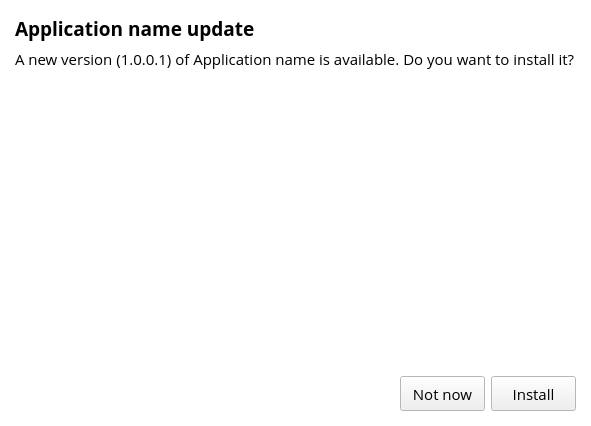
<?xml version="1.0" encoding="UTF-8"?>
<ui version="4.0">
 <class>UpdateWindow</class>
 <widget class="QMainWindow" name="UpdateWindow">
  <property name="geometry">
   <rect>
    <x>0</x>
    <y>0</y>
    <width>591</width>
    <height>426</height>
   </rect>
  </property>
  <property name="palette">
   <palette>
    <active>
     <colorrole role="Base">
      <brush brushstyle="SolidPattern">
       <color alpha="255">
        <red>255</red>
        <green>255</green>
        <blue>255</blue>
       </color>
      </brush>
     </colorrole>
     <colorrole role="Window">
      <brush brushstyle="SolidPattern">
       <color alpha="255">
        <red>255</red>
        <green>255</green>
        <blue>255</blue>
       </color>
      </brush>
     </colorrole>
    </active>
    <inactive>
     <colorrole role="Base">
      <brush brushstyle="SolidPattern">
       <color alpha="255">
        <red>255</red>
        <green>255</green>
        <blue>255</blue>
       </color>
      </brush>
     </colorrole>
     <colorrole role="Window">
      <brush brushstyle="SolidPattern">
       <color alpha="255">
        <red>255</red>
        <green>255</green>
        <blue>255</blue>
       </color>
      </brush>
     </colorrole>
    </inactive>
    <disabled>
     <colorrole role="Base">
      <brush brushstyle="SolidPattern">
       <color alpha="255">
        <red>255</red>
        <green>255</green>
        <blue>255</blue>
       </color>
      </brush>
     </colorrole>
     <colorrole role="Window">
      <brush brushstyle="SolidPattern">
       <color alpha="255">
        <red>255</red>
        <green>255</green>
        <blue>255</blue>
       </color>
      </brush>
     </colorrole>
    </disabled>
   </palette>
  </property>
  <property name="font">
   <font>
    <family>Open Sans</family>
    <pointsize>11</pointsize>
   </font>
  </property>
  <property name="windowTitle">
   <string>An Update is Available</string>
  </property>
  <widget class="QWidget" name="centralWidget">
   <layout class="QGridLayout" name="gridLayout">
    <property name="leftMargin">
     <number>15</number>
    </property>
    <property name="topMargin">
     <number>15</number>
    </property>
    <property name="rightMargin">
     <number>15</number>
    </property>
    <property name="bottomMargin">
     <number>15</number>
    </property>
    <item row="0" column="0" colspan="3">
     <widget class="QLabel" name="labelApplicationName">
      <property name="font">
       <font>
        <pointsize>14</pointsize>
        <weight>75</weight>
        <bold>true</bold>
       </font>
      </property>
      <property name="text">
       <string>&lt;html&gt;&lt;head/&gt;&lt;body&gt;&lt;p&gt;Application name update&lt;/p&gt;&lt;/body&gt;&lt;/html&gt;</string>
      </property>
     </widget>
    </item>
    <item row="1" column="0" colspan="3">
     <widget class="QLabel" name="labelUpdate">
      <property name="text">
       <string>&lt;html&gt;&lt;head/&gt;&lt;body&gt;&lt;p&gt;A new version (1.0.0.1) of Application name is available. Do you want to install it?&lt;/p&gt;&lt;/body&gt;&lt;/html&gt;</string>
      </property>
     </widget>
    </item>
    <item row="4" column="1">
     <widget class="QPushButton" name="buttonSkip">
      <property name="minimumSize">
       <size>
        <width>85</width>
        <height>35</height>
       </size>
      </property>
      <property name="maximumSize">
       <size>
        <width>85</width>
        <height>35</height>
       </size>
      </property>
      <property name="text">
       <string>Not now</string>
      </property>
     </widget>
    </item>
    <item row="4" column="2">
     <widget class="QPushButton" name="buttonInstall">
      <property name="minimumSize">
       <size>
        <width>85</width>
        <height>35</height>
       </size>
      </property>
      <property name="maximumSize">
       <size>
        <width>85</width>
        <height>35</height>
       </size>
      </property>
      <property name="text">
       <string>Install</string>
      </property>
     </widget>
    </item>
    <item row="2" column="0">
     <spacer name="verticalSpacer">
      <property name="orientation">
       <enum>Qt::Vertical</enum>
      </property>
      <property name="sizeType">
       <enum>QSizePolicy::Fixed</enum>
      </property>
      <property name="sizeHint" stdset="0">
       <size>
        <width>20</width>
        <height>18</height>
       </size>
      </property>
     </spacer>
    </item>
    <item row="4" column="0">
     <spacer name="horizontalSpacer">
      <property name="orientation">
       <enum>Qt::Horizontal</enum>
      </property>
      <property name="sizeHint" stdset="0">
       <size>
        <width>388</width>
        <height>35</height>
       </size>
      </property>
     </spacer>
    </item>
    <item row="3" column="0" colspan="3">
     <widget class="QTextBrowser" name="textReleaseNotes">
      <property name="frameShape">
       <enum>QFrame::NoFrame</enum>
      </property>
     </widget>
    </item>
   </layout>
  </widget>
 </widget>
 <resources/>
 <connections/>
</ui>
